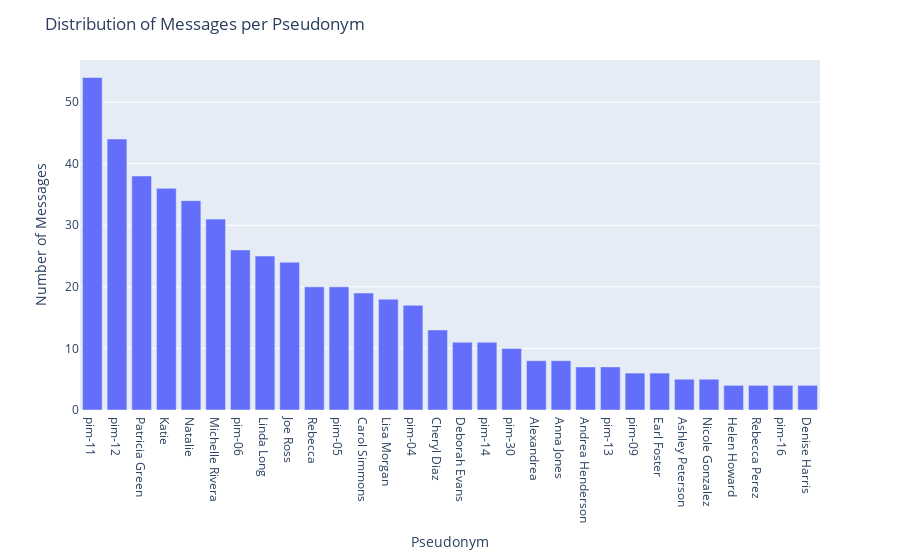

Write notebook code for a chart like this one.
### Code cell
message_counts = data['pseudonym'].value_counts()[:30]

# Create a bar chart using Plotly Express
fig = px.bar(x=message_counts.index, y=message_counts.values, labels={'x': 'Pseudonym', 'y': 'Number of Messages'})
fig.update_layout(title='Distribution of Messages per Pseudonym')
fig.show()

fig.write_image('./images/messages_per_pseudonym.pdf', format='pdf')

### Figure 1 — Plotly figure (JSON) as saved in the notebook; plotly's stock layout.template omitted (floating-point values rounded to 4 significant figures)
{"data": [{"alignmentgroup": "True", "hovertemplate": "Pseudonym=%{x}<br>Number of Messages=%{y}<extra></extra>", "legendgroup": "", "marker": {"color": "#636efa", "pattern": {"shape": ""}}, "name": "", "offsetgroup": "", "orientation": "v", "showlegend": false, "textposition": "auto", "type": "bar", "x": ["pim-11", "pim-12", "Patricia Green", "Katie", "Natalie", "Michelle Rivera", "pim-06", "Linda Long", "Joe Ross", "Rebecca", "pim-05", "Carol Simmons", "Lisa Morgan", "pim-04", "Cheryl Diaz", "Deborah Evans", "pim-14", "pim-30", "Alexandrea", "Anna Jones", "Andrea Henderson", "pim-13", "pim-09", "Earl Foster", "Ashley Peterson", "Nicole Gonzalez", "Helen Howard", "Rebecca Perez", "pim-16", "Denise Harris"], "xaxis": "x", "y": [54, 44, 38, 36, 34, 31, 26, 25, 24, 20, 20, 19, 18, 17, 13, 11, 11, 10, 8, 8, 7, 7, 6, 6, 5, 5, 4, 4, 4, 4], "yaxis": "y"}], "layout": {"barmode": "relative", "legend": {"tracegroupgap": 0}, "margin": {"t": 60}, "title": {"text": "Distribution of Messages per Pseudonym"}, "xaxis": {"anchor": "y", "domain": [0, 1], "title": {"text": "Pseudonym"}}, "yaxis": {"anchor": "x", "domain": [0, 1], "title": {"text": "Number of Messages"}}}}
